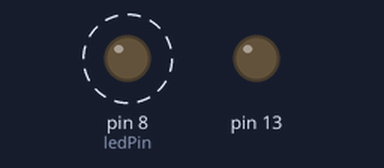
Bench run of a sketch on a simulated Arduino Uno, built with avr-gcc and run on an emulated ATmega328P. Shown: output pins drawn as LEDs (lit = HIGH). Dashed ring = blinking.

Above: at 0.7 s.
Timing chart, 0 to 3.0 s (numbered marks = the images above):
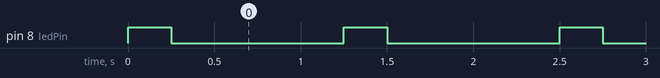

Measured:
- by itself, pin 8 (ledPin): alternates HIGH for 0.25 s and LOW for 1.0 s

The sketch:

Blink250ms.ino
```cpp
/*
  Blink250ms Program
  Turns a LED connected to digital pin 8 on for 250ms, then off for 1s, infinitely.
  */

int ledPin = 8;

void setup() {
  pinMode(13, OUTPUT);

  pinMode(ledPin, OUTPUT);
}

void loop() {
  digitalWrite(ledPin, HIGH);
  delay(250);
  digitalWrite(ledPin, LOW);
  delay(1000);
}
```
